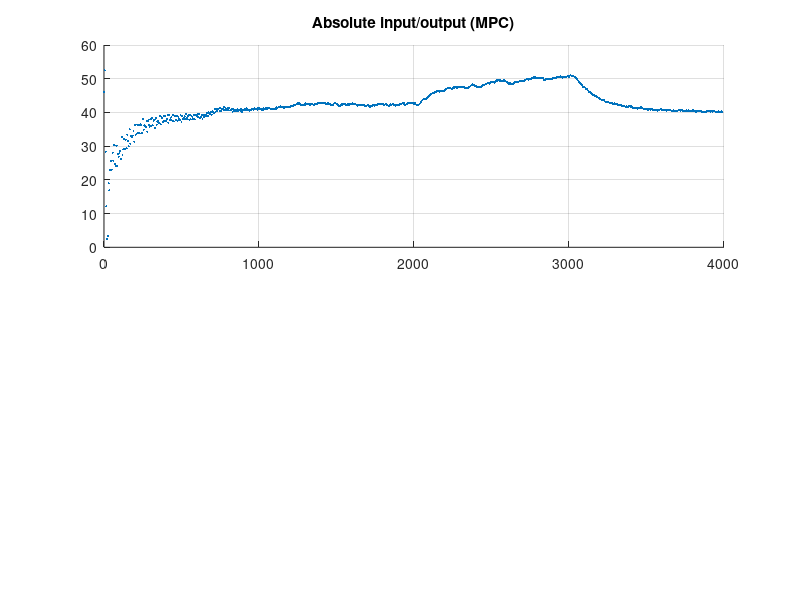

Reproduce this figure in MATLAB. (Note: this script raises an error after producing the figure.)

% Initialization
clear
close all
clc

% Exercise 2: Implement closed-loop MPC controller (P4)

% Load model
MODEL = load('singleheater_model.mat');
load('singleheater_model.mat','A','B','C','Ke','e_var','y_ss','u_ss','Ts');
load('openloop_data_1.mat','y','u','t2');
n = size(A,1);
e_std = sqrt(e_var); % input disturbance standard deviation

y = y(1, 1:800)-y_ss;

% Build the functions for applying the control and reading the temperature,
% mimicking the TCLab interface
x_ss = [eye(n)-A; C]\[B*u_ss; y_ss];
c1 = ((eye(n)-A)*x_ss - B*u_ss);
c1 = c1 + 0.1*c1;
c2 = (y_ss - C*x_ss);
h1 = @(x,u) A*x + B*u + Ke*e_std*randn + c1; % apply control
T1C = @(x) C*x + e_std*randn + c2; % read temperature


% Compute covariances
Qe = (Ke * e_std) * (Ke * e_std)'; % state covariance matrix
Re = e_var;

% State augmentation
Ad = [A, B; zeros(1, size(A,2)), 1];
Bd = [B; 0];
Cd = [C, 0];
hd = @(x,u) Ad*x + Bd*u;
TdC = @(x) Cd*x;

de = 10; % tuning parameter
Qed = blkdiag(Qe, de);

% Simulation parameters
T = 4000; % Experiment duration [s]
N = T/Ts; % Number of samples to collect

% Initial conditions (start at ambient temperature, i.e. equilibrium for u = 0)
Dx0Dy0 = [eye(n)-A, zeros(n,1); C, -1]\[-B*u_ss; 0];
Dx0 = Dx0Dy0(1:n);

% Define the reference
Dref = 0;
ref = Dref + y_ss;

Dx_ref = pinv(C) * Dref;
Du_ref = pinv(B) * (Dx_ref - A * Dx_ref);

% Define parameters
H = 10;   % Prediction horizon
R = 0.01;    % Control weight
alpha = 1e6;
eta = Dref;

% Initial condition
x0 = Dx0 + x_ss + randn(n, 1);

% Initialize arrays to store data
u_mpc = zeros(1, N - 1);
x_mpc = zeros(n, N - 1);
x_mpc(:, 1) = x0;

% Initialize arrays to store output y
y_mpc = zeros(1, N - 1);
y_mpc(:, 1) = T1C(x0);

t = nan(1, N);
Dy = nan(1, N);
Du = nan(1, N);
Dx = nan(n, N);

dy = nan(1, N);
du = nan(1, N);
dx = nan(n+1, N);

pred_dx = nan(n, N);

Dx(:,1) = x0 - x_ss;
dx(:,1) = [Dx(:,1) - Dx_ref; e_std];

Dy(:,1) = y_mpc(:, 1) - y_ss;
dy(:,1) = Dy(:,1) - Dref;

% Compute optimal observer gain
L = dlqe(Ad, eye(size(Ad, 1)), Cd, Qed, Re);

% Main loop for MPC control
for k = 1:N - 1 
    % Solve MPC problem
    % [u, eta] = mpc_solve(x0, H, R, alpha, A, B, C, ref, eta, k);
    u = u_ss;
    u_mpc(k) = u;
    Du(:, k) = u - u_ss;
    du(:, k) = Du(:, k) - Du_ref;
    
    % State prediction
    dx(:, k+1) = hd(dx(:, k), du(:, k));
    Dx(:, k+1) = dx(1:end-1, k+1) + Dx_ref;
    x_mpc(:, k+1) = Dx(:, k+1) + x_ss;
    
    % Compute output y based on prediction
    dy(:, k+1) = TdC(dx(:, k+1));
    Dy(:, k+1) = dy(:, k+1) + Dref;
    y_mpc(k+1) = Dy(:, k+1) + y_ss;

    % State correction
    dx(:, k+1) = dx(:, k+1) + L * (y(:, k+1) - dy(:, k+1));
    
    % Update initial condition for next iteration
    x0 = x_mpc(:, k+1);
    t(k) = (k-1)*Ts;
end

diferenca = y - dy;

% Plot results
figure('Units','normalized','Position',[0.2 0.5 0.3 0.4])
subplot(2,1,1), hold on, grid on   
title('Absolute input/output (MPC)')
plot(t(1:end), y_mpc,'.','MarkerSize',5)
yl = yline(ref,'k--');
xlabel('Time [s]')
ylabel('y [°C]')
legend(yl,'$ref$','Interpreter','latex','Location','best')
subplot(2,1,2), hold on, grid on   
stairs(t(1:end-1), u_mpc,'LineWidth',2)
yl = yline(u_ss,'k--');
yline(0,'r--')
yline(100,'r--')
xlabel('Time [s]')
ylabel('u [%]')
legend(yl,'$\bar{u}$','Interpreter','latex','Location','best');

% Plot incremental variables
figure('Units','normalized','Position',[0.5 0.5 0.3 0.4])
subplot(2,1,1), hold on, grid on   
title('Incremental input/output (MPC)')
plot(t,dy,'.','MarkerSize',5)
xlabel('Time [s]')
ylabel('\delta{y} [°C]')
subplot(2,1,2), hold on, grid on   
stairs(t,du,'LineWidth',2)
yline(-u_ss,'r--')
yline(100-u_ss,'r--')
xlabel('Time [s]')
ylabel('\delta{u} [%]')

figure();
plot(diferenca);

function [u0, eta] = mpc_solve(x0, H, R, alpha, A, B, C, y_ss, eta, iter)
    % Compute weight matrices
    % Q = transpose(C) * C;
    
    % Initialize matrices for MPC
    W = zeros(H, H);
    Pi = zeros(H, size(A, 1));
    for j = 1:H
        for k = 1:j
            W(j, k) = C * A^(j-k) * B;
        end
        Pi(j, :) = (C * A^j);
    end
    y_ref = ones(1, H)*y_ss;
    ymax = 55 + eta; % soft constraint for max temp

    % Compute optimal RH gain using quadprog
    F = 2 * (W' * W + R * eye(H)); F = blkdiag(F, alpha * eye(H));
    f =  2 * (x0' * Pi' * W - y_ref * W); f = [f, zeros(1, H)];
    Aineq = eye(H) * W; bineq = ones(H, 1) * ymax - eye(H) * Pi * x0;
%     Aineq = triu(ones(H)) * W; bineq = ones(H, 1) * ymax - triu(ones(H)) * Pi * x0;
%     matrix = zeros(H, 2*H-1);
%     for i = 1:H
%         % Assign the shifted row to the matrix
%         matrix(i, i:i+H-1) = Aineq;
%     end
%     Aineq = matrix;
%     
%     disp(Aineq);
%     fprintf('Size of matrix: %d x %d\n', size(matrix, 1), size(matrix, 2));

    Aineq = blkdiag(Aineq, zeros(H, H)); bineq = [bineq; zeros(H, 1)];
    Aeq = []; beq = [];
    lb = [ones(H, 1) * (0); ones(H, 1) * (0)]; ub = [ones(H, 1)*(100); ones(H, 1) * 50];
    fprintf('Iteration: %d\n', iter);
    fprintf('MAX temp: %f\n', ymax);
%     fprintf('Size of F: %d x %d\n', size(F, 1), size(F, 2));
%     fprintf('Size of f: %d x %d\n', size(f, 1), size(f, 2));
%     fprintf('Size of Aineq: %d x %d\n', size(Aineq, 1), size(Aineq, 2));
%     fprintf('Size of bineq: %d x %d\n', size(bineq, 1), size(bineq, 2));
    
    % Set options to suppress quadprog output
    options = optimoptions('quadprog', 'Display', 'off');
    [z, ~, exitflag] = quadprog(F, f, Aineq, bineq, Aeq, beq, lb, ub, x0, options);

    % Check exitflag
    if exitflag == 1
        disp('Constrained optimization successful.');
    else
        disp('Constrained optimization failed.');
        [z, ~, ~] = quadprog(F, f, [], [], Aeq, beq, lb, ub, x0, options);
    end

    % Extract optimal control action and slack variables
    u0 = z(1);
    eta = z(H+1);
    
    fprintf('control input: %f\n', u0);
    fprintf('temp constraint margin: %f\n', eta);

end
